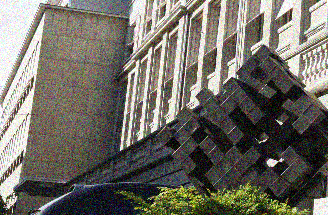
#> input picture CV2023_PA1/input/01_noise25.png, 328 x 215 px; its folder holds 4 pictures in this run
$ python main.py
#> lines starting #> are read from the running program, lines starting #| are printed output that depends on the picture
import os

import cv2
import numpy as np

def warp_image(img, disparity_map, direction):
    # Image warping
    h, w = img.shape
    warped_img = np.zeros((h, w), dtype=np.int32)
    for y in range(h):
        for x in range(w):
            new_x = x - disparity_map[y, x]

            if 0 <= new_x < w:
                warped_img[y, x] = img[y, new_x]
            else:
                warped_img[y, x]  = img[y, x]
                print(new_x, x, y)

    return warped_img

def aggregate_cost_volume(cost_volume):
    # Hyperparameter
    p1 = 5
    p2 = 150
    r = 4

    # Calculate aggregate cost volume
    h, w, max_disparity = cost_volume.shape
    aggregated_costs = np.full((h, w, max_disparity, r), np.inf, dtype=np.float32)
    forward_pass = [(0, -1), (1, -1), (1, 0), (1, 1)]
    backward_pass = [(0, 1), (-1, 1), (-1, 0), (-1, -1)]

    # Forward pass
    for idx, (dy, dx) in enumerate(forward_pass):
        for y in range(h - 1, -1, -1):
            for x in range(w):
                for d in range(max_disparity):
                    # D(p, d)
                    aggregated_costs[y, x, d, idx] = cost_volume[y, x, d]

                    ny = y + dy
                    nx = x + dx
                    if not (0 <= ny < h and 0 <= nx < w):
                        continue

                    # min_k(L_r(p - r, k)
                    d_min_cost = aggregated_costs[ny, nx, 0, idx]
                    for dd in range(max_disparity):
                        d_min_cost = min(d_min_cost, aggregated_costs[ny, nx, dd, idx])

                    # min(L_r(p - r, d), L_r(p - r, d - 1) + p1, L_r(p - r, d + 1) + p2, d_min + p2)
                    neighbor_min_cost = aggregated_costs[ny, nx, d, idx]
                    if d - 1 >= 0:
                        neighbor_min_cost = min(neighbor_min_cost, aggregated_costs[ny, nx, d - 1, idx] + p1)
                    if d + 1 < max_disparity:
                        neighbor_min_cost = min(neighbor_min_cost, aggregated_costs[ny, nx, d + 1, idx] + p1)
                    neighbor_min_cost = min(neighbor_min_cost, d_min_cost + p2)

                    if np.isinf(neighbor_min_cost) and np.isinf(d_min_cost):
                        continue
                    aggregated_costs[y, x, d, idx] += neighbor_min_cost - d_min_cost

    # Backward pass
    for idx, (dy, dx) in enumerate(backward_pass):
        for y in range(h):
            for x in range(w - 1, -1, -1):
                for d in range(max_disparity):
                    # D(p, d)
                    aggregated_costs[y, x, d, idx] = cost_volume[y, x, d]

                    ny = y + dy
                    nx = x + dx
                    if not (0 <= ny < h and 0 <= nx < w):
                        continue

                    # min_k(L_r(p - r, k)
                    d_min_cost = aggregated_costs[ny, nx, 0, idx]
                    for dd in range(max_disparity):
                        d_min_cost = min(d_min_cost, aggregated_costs[ny, nx, dd, idx])

                    # min(L_r(p - r, d), L_r(p - r, d - 1) + p1, L_r(p - r, d + 1) + p2, d_min + p2)
                    neighbor_min_cost = aggregated_costs[ny, nx, d, idx]
                    if d - 1 >= 0:
                        neighbor_min_cost = min(neighbor_min_cost, aggregated_costs[ny, nx, d - 1, idx] + p1)
                    if d + 1 < max_disparity:
                        neighbor_min_cost = min(neighbor_min_cost, aggregated_costs[ny, nx, d + 1, idx] + p1)
                    neighbor_min_cost = min(neighbor_min_cost, d_min_cost + p2)

                    if np.isinf(neighbor_min_cost) and np.isinf(d_min_cost):
                        continue
                    aggregated_costs[y, x, d, idx] += neighbor_min_cost - d_min_cost

    aggregated_volume = np.sum(aggregated_costs, axis=3)
    return aggregated_volume

def SAD(img1, img2):
    # Calculate SAD (Sum of Absolute Differences)
    img1 = np.array(img1, dtype=np.int32)
    img2 = np.array(img2, dtype=np.int32)
    abs_diff = np.abs(img1 - img2)

    return abs_diff

def similarity(left_img, right_img, max_disparity, direction):
    # Measure pixel-wise similarity using distance function
    h, w = left_img.shape
    cost_volume = np.full((h, w, max_disparity), np.inf, dtype=np.float32)
    cost_volume[:, :, 0] = SAD(left_img, right_img)
    for disparity in range(1, max_disparity):
        cost_volume[:, disparity:, disparity] = SAD(left_img[:, disparity:], right_img[:, :-1*disparity])
    disparity_map = cost_volume.argmin(axis=2)

    return cost_volume, disparity_map

def normalize(x):
    # normalize image
    return ((x - x.min()) / (x.max() - x.min()) * 255).astype(np.uint8)

def semi_global_matching(left_img, right_img, max_disparity, direction):
    # similarity
    cost_volume, disparity_map = similarity(left_img, right_img, max_disparity, direction)

    # dp cost volume
    aggregated_cost_volume = aggregate_cost_volume(cost_volume)
    aggregated_disparity_map = aggregated_cost_volume.argmin(axis=2)

    return cost_volume, disparity_map, aggregated_disparity_map

if __name__ == '__main__':
    # dir
    img_dir = 'input'
    output_dir = 'output'
    target_dir = 'target'
    debug = False

    # hyperparameter
    max_disparity = 24

    # load images
    boundary_range = 100
    img1 = cv2.imread(os.path.join('./', img_dir, '01_noise25.png'), cv2.IMREAD_GRAYSCALE)
#> img1: shape (215, 328); min 0, max 255, mean 108.5
    img2 = cv2.imread(os.path.join('./', img_dir, '02_noise25.png'), cv2.IMREAD_GRAYSCALE)
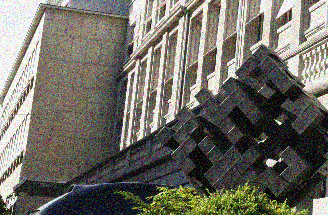
#> input picture CV2023_PA1/input/02_noise25.png, 328 x 215 px
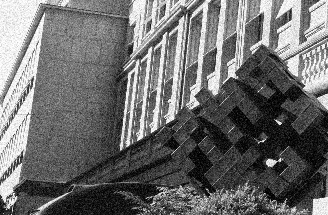
#> img2: shape (215, 328); min 0, max 255, mean 108.8
    img3 = cv2.imread(os.path.join('./', img_dir, '03_noise25.png'), cv2.IMREAD_GRAYSCALE)
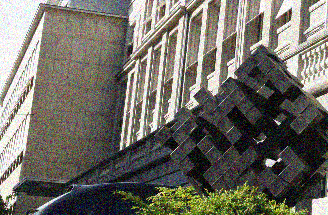
#> input picture CV2023_PA1/input/03_noise25.png, 328 x 215 px
#> img3: shape (215, 328); min 0, max 255, mean 109.1
    img4 = cv2.imread(os.path.join('./', img_dir, '04_noise25.png'), cv2.IMREAD_GRAYSCALE)
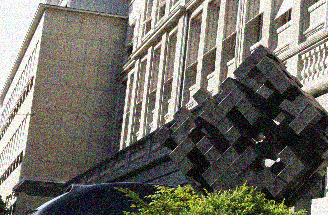
#> input picture CV2023_PA1/input/04_noise25.png, 328 x 215 px
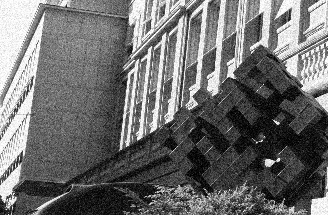
#> img4: shape (215, 328); min 0, max 255, mean 109.2
    img5 = cv2.imread(os.path.join('./', img_dir, '05_noise25.png'), cv2.IMREAD_GRAYSCALE)
    img6 = cv2.imread(os.path.join('./', img_dir, '06_noise25.png'), cv2.IMREAD_GRAYSCALE)
    img7 = cv2.imread(os.path.join('./', img_dir, '07_noise25.png'), cv2.IMREAD_GRAYSCALE)
    ground_truth = cv2.imread(os.path.join('./', target_dir, 'gt.png'), cv2.IMREAD_GRAYSCALE)

    # for debug
    if debug:
        img1 = img1[boundary_range:-boundary_range, boundary_range:-boundary_range]
        img2 = img2[boundary_range:-boundary_range, boundary_range:-boundary_range]
        img3 = img3[boundary_range:-boundary_range, boundary_range:-boundary_range]
        img4 = img4[boundary_range:-boundary_range, boundary_range:-boundary_range]
        img5 = img5[boundary_range:-boundary_range, boundary_range:-boundary_range]
        img6 = img6[boundary_range:-boundary_range, boundary_range:-boundary_range]
        img7 = img7[boundary_range:-boundary_range, boundary_range:-boundary_range]
        ground_truth = ground_truth[boundary_range:-boundary_range, boundary_range:-boundary_range]

    warped_imgs_dm = [img4]
    warped_imgs_adm = [img4]
    cv2.imwrite(os.path.join('./', output_dir, 'Warped_Image_DM', '04_warped_image.png'), normalize(img4))
    cv2.imwrite(os.path.join('./', output_dir, 'Warped_Image_ADM', '04_warped_image.png'), normalize(img4))

    # For left images
    left_imgs = [img1, img2, img3]
    for i, img in enumerate(left_imgs):
        # SGM
#> (the run stopped early here; a loop or call above may not have finished)
